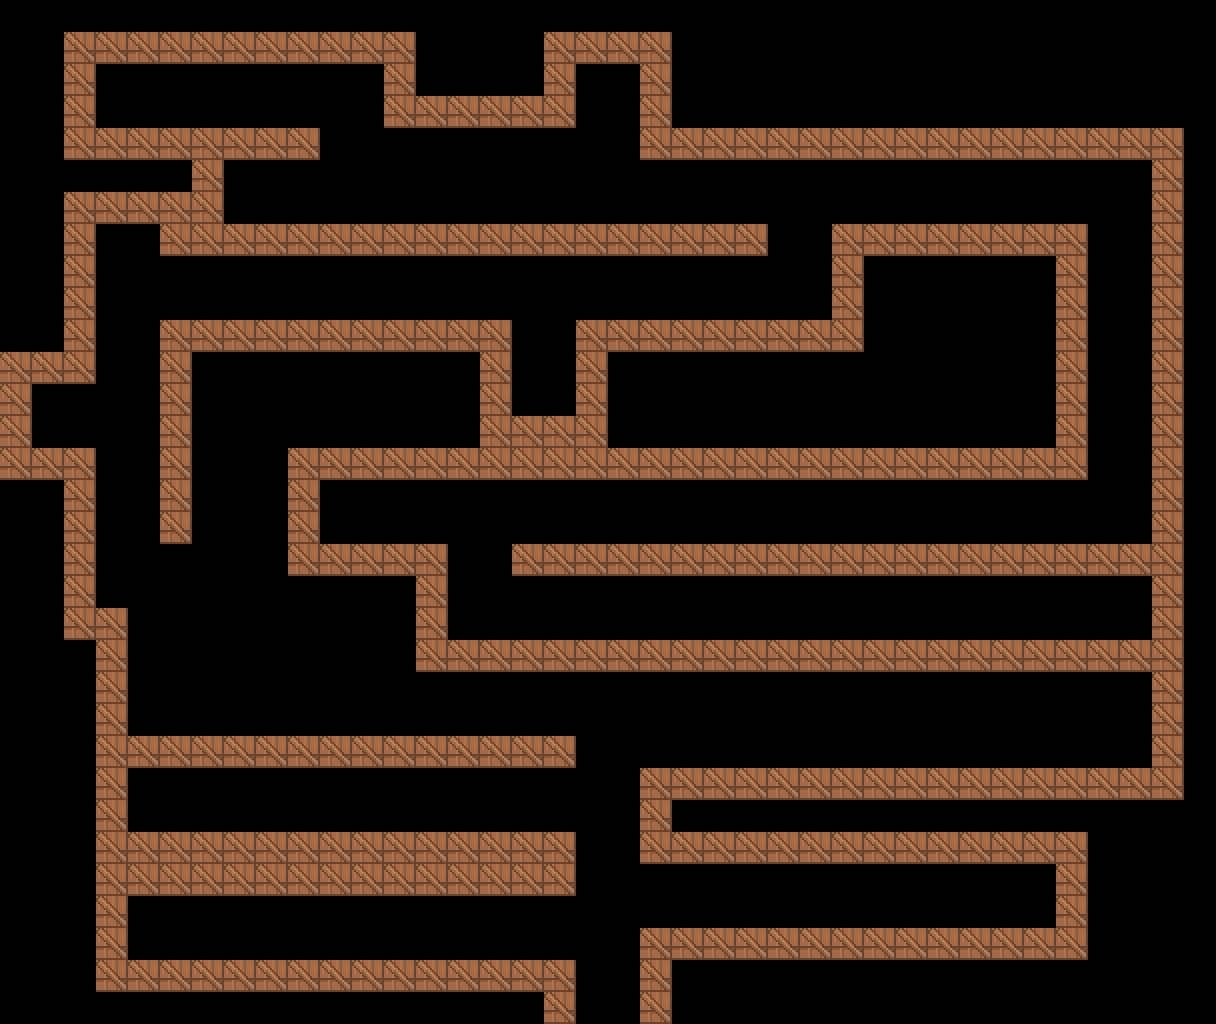

Tiled map render using the project's own tile images. Description and the whole map definition, tile-layer contents included, below:
An orthogonal 38x32 tile map with 32x32 px tiles, 1 tile layer (Crates).

<map version="1.4" tiledversion="1.4.3" orientation="orthogonal" renderorder="right-down" width="38" height="32" tilewidth="32" tileheight="32" infinite="0" nextlayerid="2" nextobjectid="1">
 <editorsettings>
  <export target="islandMap.json" format="json" />
 </editorsettings>
 <tileset firstgid="1" name="crate" tilewidth="32" tileheight="32" tilecount="4" columns="2">
  <image source="tile.png" width="64" height="64" />
  <tile id="0">
   <properties>
    <property name="collides" type="bool" value="true" />
   </properties>
  </tile>
  <tile id="1">
   <properties>
    <property name="collides" type="bool" value="true" />
   </properties>
  </tile>
  <tile id="2">
   <properties>
    <property name="collides" type="bool" value="true" />
   </properties>
  </tile>
  <tile id="3">
   <properties>
    <property name="collides" type="bool" value="true" />
   </properties>
  </tile>
 </tileset>
 <layer id="1" name="Crates" width="38" height="32">
  <data encoding="csv">
0,0,0,0,0,0,0,0,0,0,0,0,0,0,0,0,0,0,0,0,0,0,0,0,0,0,0,0,0,0,0,0,0,0,0,0,0,0,
0,0,4,4,4,4,4,4,4,4,4,4,4,0,0,0,0,4,4,4,4,0,0,0,0,0,0,0,0,0,0,0,0,0,0,0,0,0,
0,0,4,0,0,0,0,0,0,0,0,0,4,0,0,0,0,4,0,0,4,0,0,0,0,0,0,0,0,0,0,0,0,0,0,0,0,0,
0,0,4,0,0,0,0,0,0,0,0,0,4,4,4,4,4,4,0,0,4,0,0,0,0,0,0,0,0,0,0,0,0,0,0,0,0,0,
0,0,4,4,4,4,4,4,4,4,0,0,0,0,0,0,0,0,0,0,4,4,4,4,4,4,4,4,4,4,4,4,4,4,4,4,4,0,
0,0,0,0,0,0,4,0,0,0,0,0,0,0,0,0,0,0,0,0,0,0,0,0,0,0,0,0,0,0,0,0,0,0,0,0,4,0,
0,0,4,4,4,4,4,0,0,0,0,0,0,0,0,0,0,0,0,0,0,0,0,0,0,0,0,0,0,0,0,0,0,0,0,0,4,0,
0,0,4,0,0,4,4,4,4,4,4,4,4,4,4,4,4,4,4,4,4,4,4,4,0,0,4,4,4,4,4,4,4,4,0,0,4,0,
0,0,4,0,0,0,0,0,0,0,0,0,0,0,0,0,0,0,0,0,0,0,0,0,0,0,4,0,0,0,0,0,0,4,0,0,4,0,
0,0,4,0,0,0,0,0,0,0,0,0,0,0,0,0,0,0,0,0,0,0,0,0,0,0,4,0,0,0,0,0,0,4,0,0,4,0,
0,0,4,0,0,4,4,4,4,4,4,4,4,4,4,4,0,0,4,4,4,4,4,4,4,4,4,0,0,0,0,0,0,4,0,0,4,0,
4,4,4,0,0,4,0,0,0,0,0,0,0,0,0,4,0,0,4,0,0,0,0,0,0,0,0,0,0,0,0,0,0,4,0,0,4,0,
4,0,0,0,0,4,0,0,0,0,0,0,0,0,0,4,0,0,4,0,0,0,0,0,0,0,0,0,0,0,0,0,0,4,0,0,4,0,
4,0,0,0,0,4,0,0,0,0,0,0,0,0,0,4,4,4,4,0,0,0,0,0,0,0,0,0,0,0,0,0,0,4,0,0,4,0,
4,4,4,0,0,4,0,0,0,4,4,4,4,4,4,4,4,4,4,4,4,4,4,4,4,4,4,4,4,4,4,4,4,4,0,0,4,0,
0,0,4,0,0,4,0,0,0,4,0,0,0,0,0,0,0,0,0,0,0,0,0,0,0,0,0,0,0,0,0,0,0,0,0,0,4,0,
0,0,4,0,0,4,0,0,0,4,0,0,0,0,0,0,0,0,0,0,0,0,0,0,0,0,0,0,0,0,0,0,0,0,0,0,4,0,
0,0,4,0,0,0,0,0,0,4,4,4,4,4,0,0,4,4,4,4,4,4,4,4,4,4,4,4,4,4,4,4,4,4,4,4,4,0,
0,0,4,0,0,0,0,0,0,0,0,0,0,4,0,0,0,0,0,0,0,0,0,0,0,0,0,0,0,0,0,0,0,0,0,0,4,0,
0,0,4,4,0,0,0,0,0,0,0,0,0,4,0,0,0,0,0,0,0,0,0,0,0,0,0,0,0,0,0,0,0,0,0,0,4,0,
0,0,0,4,0,0,0,0,0,0,0,0,0,4,4,4,4,4,4,4,4,4,4,4,4,4,4,4,4,4,4,4,4,4,4,4,4,0,
0,0,0,4,0,0,0,0,0,0,0,0,0,0,0,0,0,0,0,0,0,0,0,0,0,0,0,0,0,0,0,0,0,0,0,0,4,0,
0,0,0,4,0,0,0,0,0,0,0,0,0,0,0,0,0,0,0,0,0,0,0,0,0,0,0,0,0,0,0,0,0,0,0,0,4,0,
0,0,0,4,4,4,4,4,4,4,4,4,4,4,4,4,4,4,0,0,0,0,0,0,0,0,0,0,0,0,0,0,0,0,0,0,4,0,
0,0,0,4,0,0,0,0,0,0,0,0,0,0,0,0,0,0,0,0,4,4,4,4,4,4,4,4,4,4,4,4,4,4,4,4,4,0,
0,0,0,4,0,0,0,0,0,0,0,0,0,0,0,0,0,0,0,0,4,0,0,0,0,0,0,0,0,0,0,0,0,0,0,0,0,0,
0,0,0,4,4,4,4,4,4,4,4,4,4,4,4,4,4,4,0,0,4,4,4,4,4,4,4,4,4,4,4,4,4,4,0,0,0,0,
0,0,0,4,4,4,4,4,4,4,4,4,4,4,4,4,4,4,0,0,0,0,0,0,0,0,0,0,0,0,0,0,0,4,0,0,0,0,
0,0,0,4,0,0,0,0,0,0,0,0,0,0,0,0,0,0,0,0,0,0,0,0,0,0,0,0,0,0,0,0,0,4,0,0,0,0,
0,0,0,4,0,0,0,0,0,0,0,0,0,0,0,0,0,0,0,0,4,4,4,4,4,4,4,4,4,4,4,4,4,4,0,0,0,0,
0,0,0,4,4,4,4,4,4,4,4,4,4,4,4,4,4,4,0,0,4,0,0,0,0,0,0,0,0,0,0,0,0,0,0,0,0,0,
0,0,0,0,0,0,0,0,0,0,0,0,0,0,0,0,0,4,0,0,4,0,0,0,0,0,0,0,0,0,0,0,0,0,0,0,0,0
</data>
 </layer>
</map>